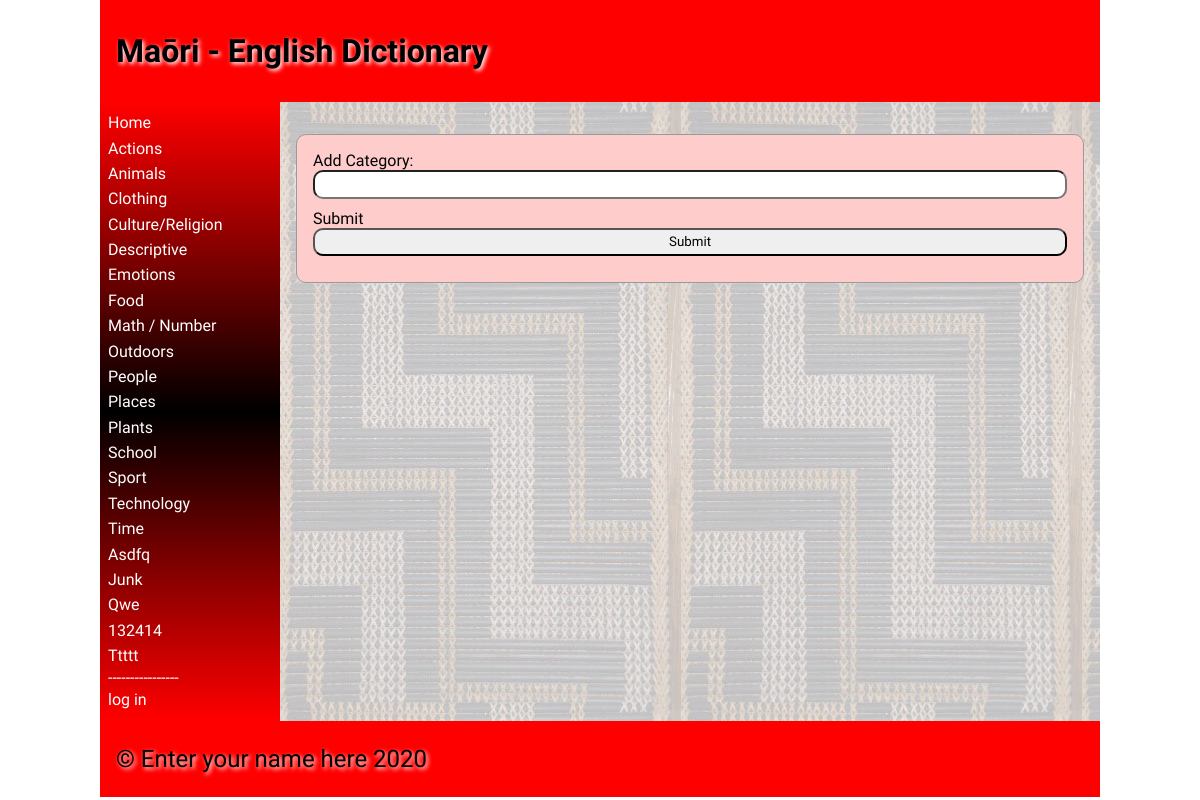
The page /admin on the database its author committed.
### tables this page shows
CREATE TABLE category
(
	id integer
		constraint category_pk
			primary key autoincrement,
	category varchar(30)
);

### app.py (the view, shortened to what this page needs)
@app.route("/admin",methods=['POST','GET'])
def admin():
    return render_template('admin.html',logged_in=is_logged_in(),categories=categories())

### app.py (called while the page is built)
def create_connection(db_file):
    try:
        connection = sqlite3.connect(db_file)
        connection.execute('pragma foreign_keys=ON')
        return connection
    except Error as error:
        print(error)
    return None

def is_logged_in():
    if session.get('email') is None:
        print("not logged in ")
        return False
    else:
        print("logged in")
        return True

def categories():
    con = create_connection(DATABASE)
    query = "SELECT category,id FROM category"
    cur = con.cursor()
    cur.execute(query)
    category_list = cur.fetchall()
    con.close()
    return category_list

### templates/admin.html (shortened to what this page needs)
{% extends 'base.html' %}
{% block heading %}Maōri - English Dictionary{% endblock %}
{% block main %}
<form class = "dataForm" method = "POST">
    <div class ="form-group">
        <div class ="form-label">Add Category:</div>
            <div class = "form-element"><input type = "text" name ="add_category" id = "add_category" required></div>
    </div>
    <div class ="form-group">
        <div class = "form-label">Submit</div>
            <div class ="form-element"><input type = "submit" value="Submit"></div>
    </div>
</form>
{% endblock %}

### templates/base.html (shortened to what this page needs)
<!doctype html>
<html lang="en">
<head>
	<link href="{{ url_for('static', filename='css/style.css') }}" rel="stylesheet">
</head>
<body>
	<div id="container">
		<header>
			<h1>{% block heading %}{% endblock %}</h1>
		</header>
		<nav>
			<ul>
                <li><a href="\">Home</a></li>
                {% for category in categories %}
                    <li><a href="/category/{{ category[1] }}">{{ category[0] }}</a></li>
                {% endfor %}
                <div>
                    <a>----------------</a>
                    {% if logged_in %}
                    <li><a href = "/admin"> Admin</a></li>
                    <li><a href = "/add_words/{{ categories[0][1] }}"> add word</a></li>
                    <li><a href = "/logout">log out</a></li>
                    {% else %}
                    <li><a href = "/login">log in</a></li>
                    {% endif %}
                </div>
			</ul>
		</nav>
		<main>
            {% block main%}{% endblock %}
        </main>
		<footer>
			<p>
				&copy; Enter your name here 2020
			</p>
		</footer>
	</div>
</body>
</html>

### static/css/style.css (style rules this page uses)
* { font-family: Comfortaa, sans-serif; margin: 0; padding: 0; box-sizing: border-box; }
#container { display: grid; grid-template-columns: 75px auto; grid-template-areas: 'nav header' 'main main' 'footer footer'; }
header { grid-area: header; background-color: #f00; padding: 1rem; }
nav { grid-area: nav; }
main { grid-area: main; padding: 1rem; background-color: #edd; }
h1, h2, h3, h4 { padding: 1rem 0; font-family: 'Suez One', serif; color: #000; text-shadow: 2px 2px 4px #fff; }
p { padding: 0.5rem 0; }
a { color: #222; }
.dataForm { margin: 1rem 0; border: 1px solid #999; padding: 1rem; background-color: #fcc; border-radius: 10px; }
.dataForm input, textarea { width: 100%; border-radius: 10px; padding: 0.3rem; margin-bottom: 10px; }
footer { grid-area: footer; padding: 1rem; background-color: #f00; }
footer p { color: #000; text-shadow: 2px 2px 4px #fff; font-size: 1.5rem; }
@media only screen and (min-width: 768px) { #container { grid-template-columns: 180px auto; grid-template-areas: 'header header' 'nav main' 'footer footer'; } }
@media only screen and (min-width: 768px) { nav { background: linear-gradient(180deg, rgba(255,0,0,1) 0%, rgba(0, 0, 0, 1) 50%, rgba(255,0,0,1) 100%); padding: 0.5rem; } }
@media only screen and (min-width: 768px) { nav ul { list-style: none; } }
@media only screen and (min-width: 768px) { nav li { padding: 0.2rem 0; } }
@media only screen and (min-width: 768px) { nav a { color: #fff; text-decoration: none; } }
@media only screen and (min-width: 768px) { main { background-image: url('/poutama.jpg'); } }
@media only screen and (min-width: 1000px) { #container { width: 1000px; margin: auto; } }

### rows shown on the page
category: category "Actions"
category: category "Animals"
category: category "Clothing"
category: category "Culture/Religion"
category: category "Descriptive"
category: category "Emotions"
category: category "Food"
category: category "Math / Number"
category: category "Outdoors"
category: category "People"
category: category "Places"
category: category "Plants"
category: category "School"
category: category "Sport"
category: category "Technology"
category: category "Time"
category: category "Asdfq"
category: category "Junk"
category: category "Qwe"
category: category "132414"
category: category "Ttttt"
